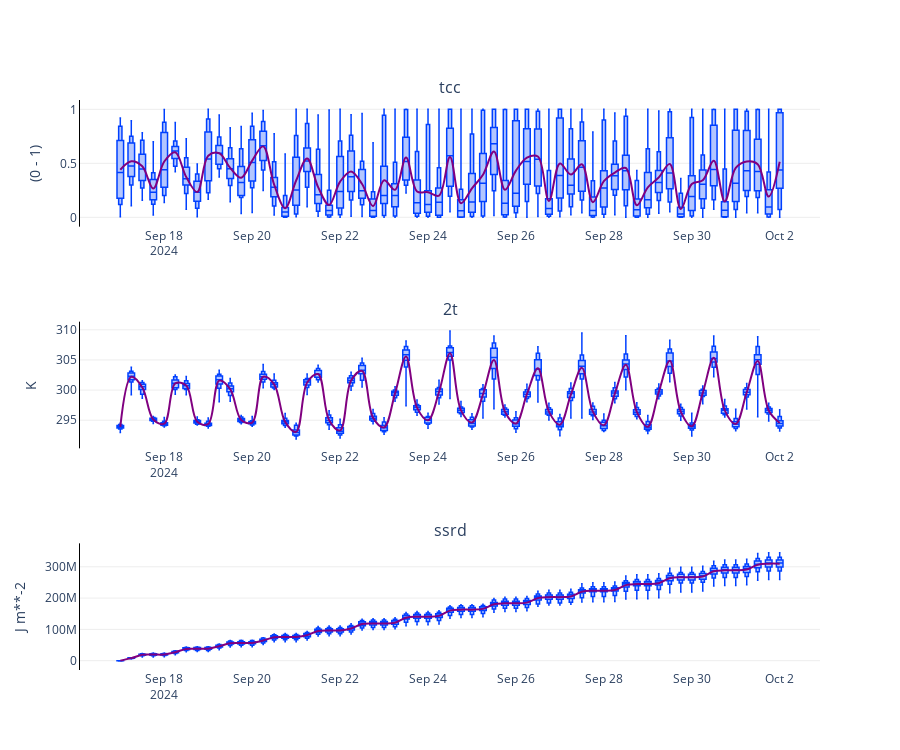

The code cell stored with this chart in its notebook:
### Markdown cell above
The following visualisation does not use the latest version of earthkit-plots. To replicate it you need to install the https://github.com/ecmwf/earthkit-plots/tree/feature/ams-meteograms branch

### Code cell
import ipywidgets as widgets
import earthkit.plots
import earthkit.data

TIME_FREQUENCY = "6H"

def f():
    data = ds
    chart = earthkit.plots.Chart()
    chart.box(data, time_frequency=TIME_FREQUENCY)
    chart.line(data, time_frequency=TIME_FREQUENCY, aggregation="mean", line_color="purple")
    chart.show()

out = widgets.interactive_output(f, {})
display(out)
